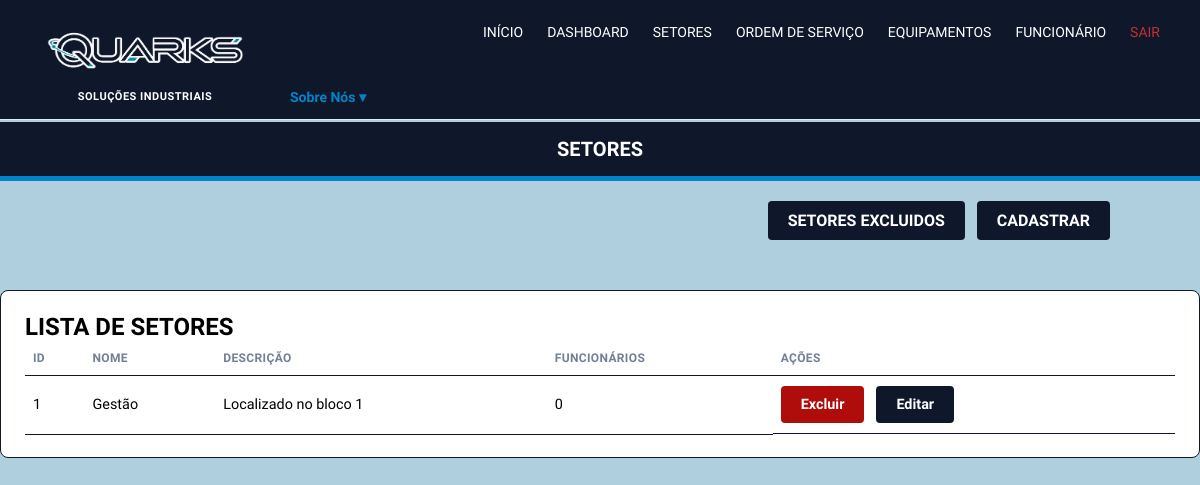
Page /setor (signed in) on the earlier database version.
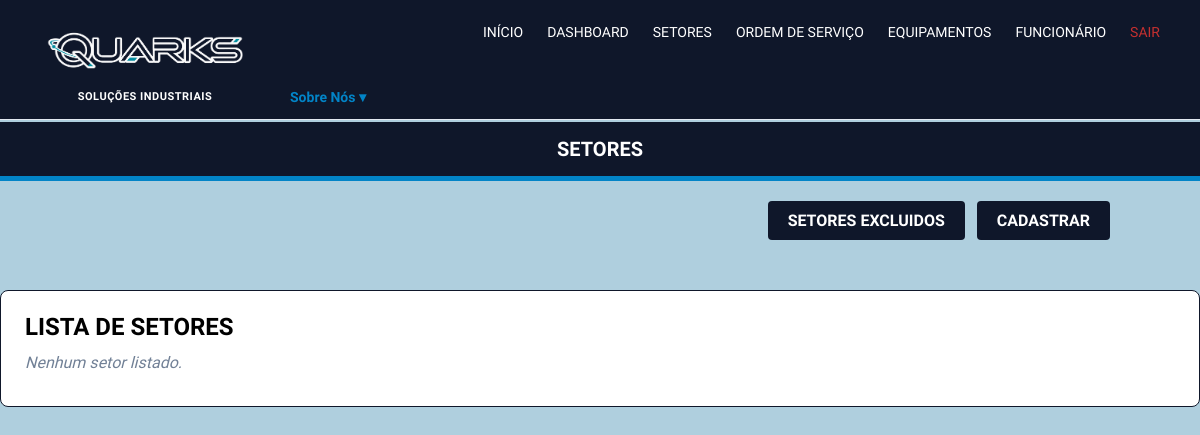
Same page on the later database version.
### database.py (models this page shows)
class Setor(Base):
    __tablename__ = 'setores'
    id = Column(Integer, primary_key=True, autoincrement=True)
    nome = Column(String(50), nullable=False)
    descricao = Column(String(10000))
    status_delete = Column(Boolean, default=True, nullable=False)
    funcionarios = relationship('Funcionario', back_populates='setor')

### app.py (the view)
@app.route('/setor', methods=['GET'])
@login_required
def setor():
    lista_setores = tabela_setor.select_ativos()
    return render_template('setor.html', setores=lista_setores)

### app.py (called while the page is built)
@login_manager.user_loader
def load_user(user_id):
    return db_session.get(Usuario, int(user_id))

### banco/tabela_setor.py (called while the page is built)
def select_ativos():
    setor_sql = (
        select(Setor, func.count(Funcionario.id).label("funcionarios")).
        outerjoin(Funcionario, Setor.id == Funcionario.setor_id).
        where(Setor.status_delete == 1).
        group_by(Setor.id)
    )
    setor = db_session.execute(setor_sql).all()
    return setor

### templates/setor.html (shortened to what this page needs)
{% extends 'base.html' %}
{% block conteudo %}
    <div class="cabecalho-pagina">
        <div class="barra-titulo-linha">
            <p class="subtitulo">SETORES</p>
        </div>
        {% if not editar %}
        <div class="container-botao-direita">
            <a href="{{ url_for('listar_setores_excluidos') if not excluidos else url_for('setor')}}" class="design-btn-direita">SETORES {% if excluidos %} ATIVOS {% else %} EXCLUIDOS {% endif %}</a>
            {% if not excluidos %}<a href="{{ url_for('cadastro_setor') }}" class="design-btn-direita">CADASTRAR</a> {% endif %}
        </div>
        {% endif %}
    </div>
    {% if request.endpoint != 'cadastro_setor' and not editar %}
    <section class="painel">
        <h2>LISTA DE SETORES</h2>
        {% if setores %}
        <table>
            <thead>
                <tr>
                    <th>Id</th>
                    <th>Nome</th>
                    <th>Descrição</th>
                    <th>Funcionários</th>
                    <th>Ações</th>
                </tr>
            </thead>
            <tbody>
            {% for setor, total in setores %}
                <tr>
                    <td>{{ setor.id }}</td>
                    <td>{{ setor.nome }}</td>
                    <td>{{ setor.descricao }}</td>
                    <td>{{ total }}</td>
                    <td class="acoes">{% if excluidos %}<a href="{{ url_for('restaurar_setor', setor_id=setor.id) }}" class="design-btn-direita">Restaurar</a>{% else %}<a href="{{ url_for('excluir_setor', setor_id=setor.id) }}" class="design-btn-direita excluir-btn">Excluir</a><a href="{{ url_for('editar_setor', setor_id=setor.id) }}" class="design-btn-direita">Editar</a>{% endif %}</td>
                </tr>
            {% endfor %}
            </tbody>
        </table>
        {% else %}
            <p class="vazio">Nenhum setor listado.</p>
        {% endif %}
    </section>
    {% endif %}
{% endblock %}

### templates/base.html (shortened to what this page needs)
<!DOCTYPE html>
<html lang="pt-br">
<head>
    <link rel="stylesheet" href="{{ url_for('static', filename='css/style.css') }}">
</head>
<body>
    <header class="cabecalho-sistema">
        <div class="bloco-topo-esquerdo">
            <div class="logo-wrapper">
                <img src="{{ url_for('static', filename='imagem/logo.png') }}" alt="Logo Quarks" class="logo-cabecalho">
                <h1>SOLUÇÕES INDUSTRIAIS</h1>
            </div>
            <div class="menu-item-dropdown">
                <a href="#" class="link-principal destaque-temas">Sobre Nós ▾</a>
            </div>
            <nav class="menu">
                {% if current_user.is_authenticated %}
                    <a href="{{ url_for('index') }}" class="link-principal">INÍCIO</a>
                    <a href="{{ url_for('dashboard') }}" class="link-principal">DASHBOARD</a>
                    <a href="{{ url_for('setor') }}" class="link-principal">SETORES</a>
                    <a href="{{ url_for('ordens_servico_lista_view') }}" class="link-principal">ORDEM DE SERVIÇO</a>
                    <a href="{{ url_for('equipamentos') }}" class="link-principal">EQUIPAMENTOS</a>
                    <a href="{{ url_for('funcionarios') }}" class="link-principal">FUNCIONÁRIO</a>
                    <a href="{{ url_for('logout') }}" class="link-sair">SAIR</a>
                {% else %}
                    <a href="{{ url_for('index') }}" class="link-principal">INÍCIO</a>
                    <a href="{{ url_for('login') }}" class="link-principal">LOGIN</a>
                    <a href="{{ url_for('login', registro=True) }}" class="link-principal">CADASTRAR</a>
                {% endif %}
            </nav>
        </div>
    </header>
    <main>
        {% block conteudo %}{% endblock %}
    </main>
</body>
</html>

### static/css/style.css (style rules this page uses)
* { box-sizing: border-box; margin: 0; padding: 0; }
:root { --cor-sucesso: #2f855a; --cor-sucesso-fundo: #e6fffa; --cor-erro: #c53030; --cor-erro-fundo: #fff5f5; --cor-primaria: #2b6cb0; --cor-primaria-escura: #1e4e8c; --cor-fundo: #f4f6f9; --cor-painel: #ffffff; --cor-texto: #2d3748; --cor-texto-claro: #718096; --cor-borda: #0f172a; }
body { margin: 0; font-family: "Inter Tight", sans-serif; font-weight: 400; font-optical-sizing: auto; font-style: normal; background-color: #afcfde; overflow-x: hidden; }
.cabecalho-sistema { position: relative; background-color: #0f172a; border-bottom: 1px solid #e2e8f0; z-index: 100; padding: 16px 40px; }
.cabecalho-sistema .bloco-topo-esquerdo { display: flex; flex-direction: row; justify-content: flex-start; width: 100%; gap: 40px; }
.logo-wrapper { display: flex; flex-direction: column; align-items: center; gap: 4px; text-align: center; }
.logo-cabecalho { height: 70px; width: auto; object-fit: contain; }
h1 { color: #ffffff; font-size: 11px; font-weight: 700; letter-spacing: 0.5px; margin: 0; padding: 0; white-space: nowrap; text-transform: uppercase; }
.menu-item-dropdown { position: relative; display: flex; align-items: center; align-self: flex-end; margin-bottom: -2px; height: 14px; }
.menu { display: flex; flex-direction: row; gap: 24px; margin-left: auto; align-self: flex-start; padding-top: 4px; }
.link-principal { text-decoration: none; color: #ffffff; font-size: 14px; font-weight: 500; padding: 4px 0; display: inline-block; border-bottom: 2px solid transparent; transition: all 0.2s ease; }
.link-sair { text-decoration: none; color: var(--cor-erro); font-size: 14px; font-weight: 500; padding: 4px 0; display: inline-block; border-bottom: 2px solid transparent; transition: all 0.2s ease; }
.destaque-temas { color: #0284c7; font-weight: 600; }
.container-botao-direita { display: flex; justify-content: flex-end; gap: 1vw; max-width: 1200px; margin: 20px 70px 50px auto; padding: 0 20px; }
.design-btn-direita { background-color: rgb(15 23 42); color: #ffffff; border: none; padding: 10px 20px; font-weight: bold; border-radius: 4px; cursor: pointer; font-family: "Inter Tight", sans-serif; text-decoration: none; }
.barra-titulo-linha { background-color: #0f172a; text-align: center; padding: 15px 0; margin: 2px 0px 0px 0px; border-bottom: 5px solid #0284c7; position: relative; display: flex; justify-content: center; align-items: center; }
.subtitulo { color: white; font-weight: bold; font-size: 20px; }
.painel { background-color: var(--cor-painel); border: 1px solid var(--cor-borda); border-radius: 8px; padding: 22px 24px; margin-bottom: 24px; }
.vazio { color: var(--cor-texto-claro); font-style: italic; padding: 12px 0; }

Differences in the rows shown:
removed Setor: id "1", nome "Gestão", descricao "Localizado no bloco 1", total "0"
Other differences:
text no longer shown: "ID NOME DESCRIÇÃO FUNCIONÁRIOS AÇÕES"
text now shown: "Nenhum setor listado."
